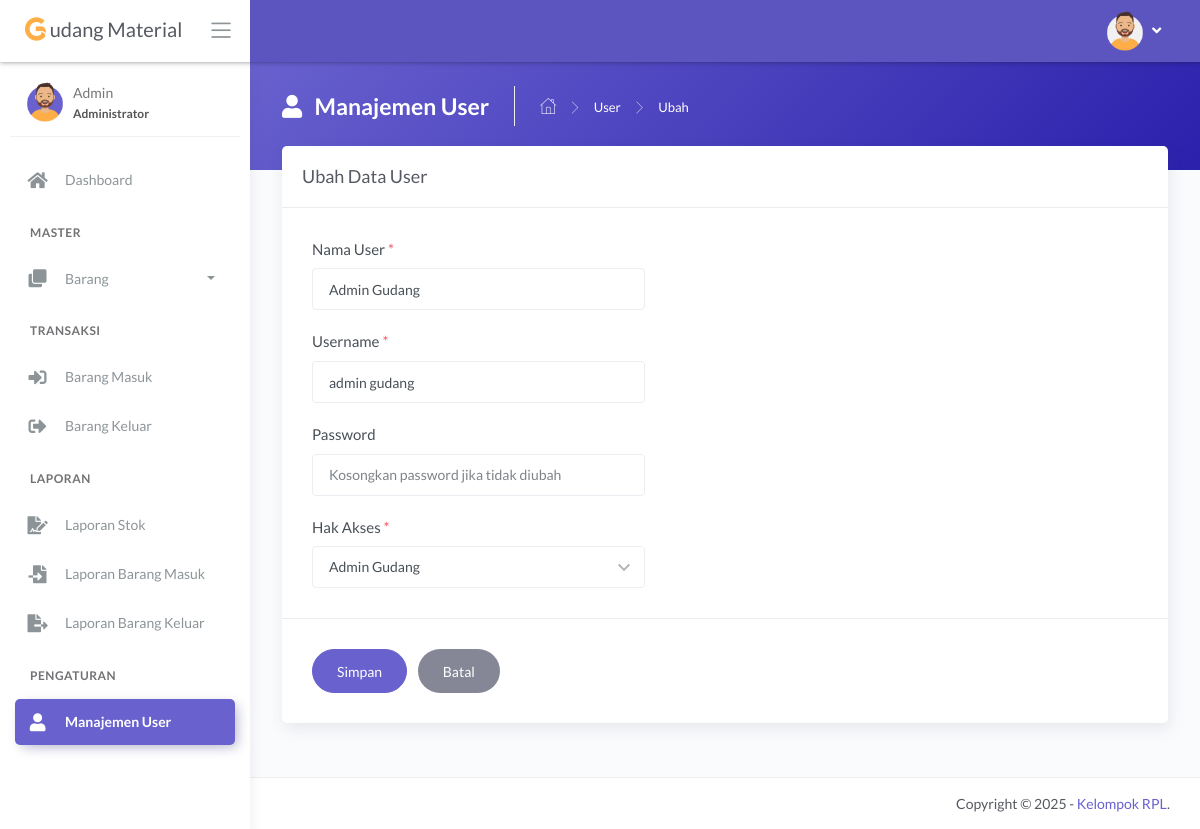
Before: /main.php?module=form_ubah_user&id=2 (signed in) with the older database file.
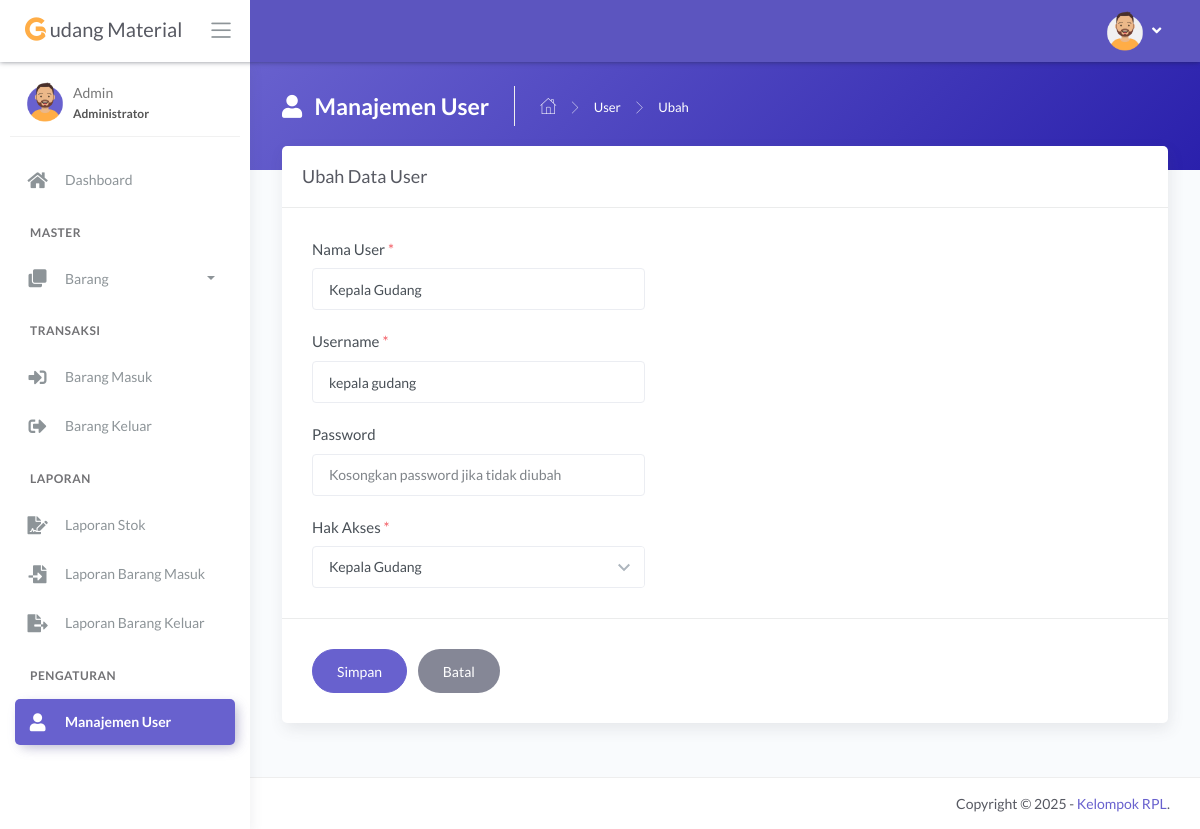
After: the same page with the newer database file.
### tables this page shows
CREATE TABLE `tbl_user` (
  `id_user` int(11) NOT NULL,
  `nama_user` varchar(30) NOT NULL,
  `username` varchar(30) NOT NULL,
  `password` varchar(255) NOT NULL,
  `hak_akses` enum('Administrator','Kepala Gudang') NOT NULL
);

### modules/user/form_ubah.php (the view, shortened to what this page needs)
<?php
if (basename($_SERVER['PHP_SELF']) === basename(__FILE__)) {
  header('location: /404.html');
}
else {
  if (isset($_GET['id'])) {
    $id_user = $_GET['id'];
    $query = mysqli_query($mysqli, "SELECT id_user, nama_user, username, hak_akses FROM tbl_user WHERE id_user='$id_user'")
      or die('Ada kesalahan pada query tampil data : ' . mysqli_error($mysqli));
    $data = mysqli_fetch_assoc($query);
  }
  ?>
  <div class="panel-header bg-secondary-gradient">
    <div class="page-inner py-4">
      <div class="page-header text-white">
        <h4 class="page-title text-white"><i class="fas fa-user mr-2"></i> Manajemen User</h4>
        <ul class="breadcrumbs">
          <li class="nav-home"><a href="?module=dashboard"><i class="flaticon-home text-white"></i></a></li>
          <li class="separator"><i class="flaticon-right-arrow"></i></li>
          <li class="nav-item"><a href="?module=user" class="text-white">User</a></li>
          <li class="separator"><i class="flaticon-right-arrow"></i></li>
          <li class="nav-item"><a>Ubah</a></li>
        </ul>
      </div>
    </div>
  </div>
  <div class="page-inner mt--5">
    <div class="card">
      <div class="card-header">
        <div class="card-title">Ubah Data User</div>
      </div>
      <form action="modules/user/proses_ubah.php" method="post" class="needs-validation" novalidate>
        <div class="card-body">
          <div class="form-group col-lg-5">
            <label>Nama User <span class="text-danger">*</span></label>
            <input type="text" name="nama_user" class="form-control" autocomplete="off"
              value="<?php echo $data['nama_user']; ?>" required>
          </div>
          <div class="form-group col-lg-5">
            <label>Username <span class="text-danger">*</span></label>
            <input type="text" name="username" class="form-control" autocomplete="off"
              value="<?php echo $data['username']; ?>" required>
          </div>
          <div class="form-group col-lg-5">
            <label>Password</label>
            <input type="password" name="password" class="form-control" placeholder="Kosongkan password jika tidak diubah"
              autocomplete="off">
          </div>
          <div class="form-group col-lg-5">
            <label>Hak Akses <span class="text-danger">*</span></label>
            <select name="hak_akses" class="form-control chosen-select" autocomplete="off" required>
              <option value="<?php echo $data['hak_akses']; ?>"><?php echo $data['hak_akses']; ?></option>
            </select>
          </div>
        </div>
        <div class="card-action">
          <input type="submit" name="simpan" value="Simpan" class="btn btn-secondary btn-round pl-4 pr-4 mr-2">
          <a href="?module=user" class="btn btn-default btn-round pl-4 pr-4">Batal</a>
        </div>
      </form>
    </div>
  </div>
<?php } ?>

### main.php (shortened to what this page needs)
<?php
if (empty($_SESSION['username']) && empty($_SESSION['password'])) {
  header('location: /login.php?pesan=2');
}
else { ?>
  <!DOCTYPE html>
  <html lang="en">
  <head>
    <link rel="stylesheet" href="assets/js/plugin/datepicker/css/bootstrap-datepicker.css">
    <link rel="stylesheet" href="assets/js/plugin/chosen/css/chosen.css">
    <link rel="stylesheet" href="assets/css/bootstrap.min.css">
    <link rel="stylesheet" href="assets/css/atlantis.min.css">
  </head>
  <body>
    <div class="wrapper">
      <div class="main-header">
        <div class="logo-header" data-background-color="white">
          <a href="?module=dashboard" class="logo">
            <div class="navbar-brand">
              <span><i class="fab fa-gofore fa-lg text-warning"></i></span>
              <span class="text-black">udang Material</span>
            </div>
          </a>
          <div class="nav-toggle">
            <button class="btn btn-toggle toggle-sidebar">
              <i class="icon-menu"></i>
            </button>
          </div>
        </div>
        <nav class="navbar navbar-header navbar-expand-lg" data-background-color="purple2">
          <div class="container-fluid">
            <ul class="navbar-nav topbar-nav ml-md-auto align-items-center">
              <li class="nav-item dropdown hidden-caret">
                <a class="dropdown-toggle profile-pic" data-toggle="dropdown" href="javascript:void(0)"
                  aria-expanded="false">
                  <div class="avatar-sm-top mt-1">
                    <img src="assets/img/avatar-1.png" alt="image profile" class="avatar-img rounded-circle">
                    <i class="fas fa-angle-down avatar-title"></i>
                  </div>
                </a>
              </li>
            </ul>
          </div>
        </nav>
      </div>
      <div class="sidebar sidebar-style-2">
        <div class="sidebar-wrapper scrollbar scrollbar-inner">
          <div class="sidebar-content">
            <div class="user">
              <div class="avatar-sm float-left mr-2">
                <img src="assets/img/avatar-2.png" alt="image profile" class="avatar-img rounded-circle">
              </div>
              <div class="info">
                <a>
                  <span>
                    <?php echo $_SESSION['nama_user']; ?>
                    <span class="user-level"><?php echo $_SESSION['hak_akses']; ?></span>
                  </span>
                </a>
              </div>
            </div>
            <ul class="nav nav-secondary">
              <?php include "sidebar_menu.php"; ?>
            </ul>
          </div>
        </div>
      </div>
      <div class="main-panel">
        <div class="content">
          <?php include "content.php"; ?>
        </div>
        <footer class="footer">
          <div class="container-fluid">
            <div class="copyright ml-auto">
              Copyright &copy; 2025 - <a href="#" class="text-secondary">Kelompok RPL</a>.
            </div>
          </div>
        </footer>
      </div>
    </div>
  </body>
  </html>
<?php } ?>

### sidebar_menu.php (shortened to what this page needs)
<?php
if (basename($_SERVER['PHP_SELF']) === basename(__FILE__)) {
  header('location: /404.html');
}
else {
  if ($_SESSION['hak_akses'] == 'Administrator') {
    if ($_GET['module'] == 'dashboard') { ?>
      <li class="nav-item active">
        <a href="?module=dashboard">
          <i class="fas fa-home"></i>
          <p>Dashboard</p>
        </a>
      </li>
      <?php
    }
    else { ?>
      <li class="nav-item">
        <a href="?module=dashboard">
          <i class="fas fa-home"></i>
          <p>Dashboard</p>
        </a>
      </li>
      <?php
    }
    if ($_GET['module'] == 'barang' || $_GET['module'] == 'tampil_detail_barang' || $_GET['module'] == 'form_entri_barang' || $_GET['module'] == 'form_ubah_barang') { ?>
      <li class="nav-section">
        <span class="sidebar-mini-icon">
          <i class="fa fa-ellipsis-h"></i>
        </span>
        <h4 class="text-section">Master</h4>
      </li>
      <li class="nav-item active submenu">
        <a data-toggle="collapse" href="#barang">
          <i class="fas fa-clone"></i>
          <p>Barang</p>
          <span class="caret"></span>
        </a>
        <div class="collapse show" id="barang">
          <ul class="nav nav-collapse">
            <li class="active">
              <a href="?module=barang">
                <span class="sub-item">Data Barang</span>
              </a>
            </li>
            <li>
              <a href="?module=jenis">
                <span class="sub-item">Jenis Barang</span>
              </a>
            </li>
            <li>
              <a href="?module=satuan">
                <span class="sub-item">Satuan</span>
              </a>
            </li>
          </ul>
        </div>
      </li>
      <?php
    }
    else { ?>
      <li class="nav-section">
        <h4 class="text-section">Master</h4>
      </li>
      <li class="nav-item">
        <a data-toggle="collapse" href="#barang">
          <i class="fas fa-clone"></i>
          <p>Barang</p>
          <span class="caret"></span>
        </a>
      </li>
      <?php
    }
    if ($_GET['module'] == 'barang_masuk' || $_GET['module'] == 'form_entri_barang_masuk') { ?>
      <li class="nav-section">
        <span class="sidebar-mini-icon">
          <i class="fa fa-ellipsis-h"></i>
        </span>
        <h4 class="text-section">Transaksi</h4>
      </li>
      <li class="nav-item active">
        <a href="?module=barang_masuk">
          <i class="fas fa-sign-in-alt"></i>
          <p>Barang Masuk</p>
        </a>
      </li>
      <?php
    }
    else { ?>
      <li class="nav-section">
        <h4 class="text-section">Transaksi</h4>
      </li>
      <li class="nav-item">
        <a href="?module=barang_masuk">
          <i class="fas fa-sign-in-alt"></i>
          <p>Barang Masuk</p>
        </a>
      </li>
      <?php
    }
    if ($_GET['module'] == 'barang_keluar' || $_GET['module'] == 'form_entri_barang_keluar') { ?>
      <li class="nav-item active">
        <a href="?module=barang_keluar">
          <i class="fas fa-sign-out-alt"></i>
          <p>Barang Keluar</p>
        </a>
      </li>
      <?php
    }
    else { ?>
      <li class="nav-item">
        <a href="?module=barang_keluar">
          <i class="fas fa-sign-out-alt"></i>
          <p>Barang Keluar</p>
        </a>
      </li>
      <?php
    }
    if ($_GET['module'] == 'laporan_stok') { ?>
      <li class="nav-section">
        <span class="sidebar-mini-icon">
          <i class="fa fa-ellipsis-h"></i>
        </span>
        <h4 class="text-section">Laporan</h4>
      </li>
      <li class="nav-item active">
        <a href="?module=laporan_stok">
          <i class="fas fa-file-signature"></i>
          <p>Laporan Stok</p>
        </a>
      </li>
      <?php
    }
    else { ?>
      <li class="nav-section">
        <h4 class="text-section">Laporan</h4>
      </li>
      <li class="nav-item">
        <a href="?module=laporan_stok">
          <i class="fas fa-file-signature"></i>
          <p>Laporan Stok</p>
        </a>
      </li>
      <?php
    }
    if ($_GET['module'] == 'laporan_barang_masuk') { ?>
      <li class="nav-item active">
        <a href="?module=laporan_barang_masuk">
          <i class="fas fa-file-import"></i>
          <p>Laporan Barang Masuk</p>
        </a>
      </li>
      <?php
    }
    else { ?>
      <li class="nav-item">
        <a href="?module=laporan_barang_masuk">
          <i class="fas fa-file-import"></i>
          <p>Laporan Barang Masuk</p>
        </a>
      </li>
      <?php
    }
    if ($_GET['module'] == 'laporan_barang_keluar') { ?>
      <li class="nav-item active">
        <a href="?module=laporan_barang_keluar">
          <i class="fas fa-file-export"></i>
          <p>Laporan Barang Keluar</p>
        </a>
      </li>
      <?php
    }
    else { ?>
      <li class="nav-item">
        <a href="?module=laporan_barang_keluar">
          <i class="fas fa-file-export"></i>
          <p>Laporan Barang Keluar</p>
        </a>
      </li>
      <?php
    }
    if ($_GET['module'] == 'user' || $_GET['module'] == 'form_entri_user' || $_GET['module'] == 'form_ubah_user') { ?>
      <li class="nav-section">
        <h4 class="text-section">Pengaturan</h4>
      </li>
      <li class="nav-item active">
        <a href="?module=user">
          <i class="fas fa-user"></i>
          <p>Manajemen User</p>
        </a>
      </li>
      <?php
    }
  }
}
?>

### content.php
<?php
if (basename($_SERVER['PHP_SELF']) === basename(__FILE__)) {
  header('location: /404.html');
}
else {
  require_once "config/database.php";
  if ($_GET['module'] == 'dashboard') {
    include "modules/dashboard/tampil_data.php";
  }
  elseif ($_GET['module'] == 'barang' && $_SESSION['hak_akses'] != 'Kepala Gudang') {
    include "modules/barang/tampil_data.php";
  }
  elseif ($_GET['module'] == 'form_entri_barang' && $_SESSION['hak_akses'] != 'Kepala Gudang') {
    include "modules/barang/form_entri.php";
  }
  elseif ($_GET['module'] == 'form_ubah_barang' && $_SESSION['hak_akses'] != 'Kepala Gudang') {
    include "modules/barang/form_ubah.php";
  }
  elseif ($_GET['module'] == 'tampil_detail_barang' && $_SESSION['hak_akses'] != 'Kepala Gudang') {
    include "modules/barang/tampil_detail.php";
  }
  elseif ($_GET['module'] == 'jenis' && $_SESSION['hak_akses'] != 'Kepala Gudang') {
    include "modules/jenis/tampil_data.php";
  }
  elseif ($_GET['module'] == 'form_entri_jenis' && $_SESSION['hak_akses'] != 'Kepala Gudang') {
    include "modules/jenis/form_entri.php";
  }
  elseif ($_GET['module'] == 'form_ubah_jenis' && $_SESSION['hak_akses'] != 'Kepala Gudang') {
    include "modules/jenis/form_ubah.php";
  }
  elseif ($_GET['module'] == 'satuan' && $_SESSION['hak_akses'] != 'Kepala Gudang') {
    include "modules/satuan/tampil_data.php";
  }
  elseif ($_GET['module'] == 'form_entri_satuan' && $_SESSION['hak_akses'] != 'Kepala Gudang') {
    include "modules/satuan/form_entri.php";
  }
  elseif ($_GET['module'] == 'form_ubah_satuan' && $_SESSION['hak_akses'] != 'Kepala Gudang') {
    include "modules/satuan/form_ubah.php";
  }
  elseif ($_GET['module'] == 'barang_masuk' && $_SESSION['hak_akses'] != 'Kepala Gudang') {
    include "modules/barang-masuk/tampil_data.php";
  }
  elseif ($_GET['module'] == 'form_entri_barang_masuk' && $_SESSION['hak_akses'] != 'Kepala Gudang') {
    include "modules/barang-masuk/form_entri.php";
  }
  elseif ($_GET['module'] == 'barang_keluar' && $_SESSION['hak_akses'] != 'Kepala Gudang') {
    include "modules/barang-keluar/tampil_data.php";
  }
  elseif ($_GET['module'] == 'form_entri_barang_keluar' && $_SESSION['hak_akses'] != 'Kepala Gudang') {
    include "modules/barang-keluar/form_entri.php";
  }
  elseif ($_GET['module'] == 'laporan_stok') {
    include "modules/laporan-stok/tampil_data.php";
  }
  elseif ($_GET['module'] == 'laporan_barang_masuk') {
    include "modules/laporan-barang-masuk/tampil_data.php";
  }
  elseif ($_GET['module'] == 'laporan_barang_keluar') {
    include "modules/laporan-barang-keluar/tampil_data.php";
  }
  elseif ($_GET['module'] == 'user' && $_SESSION['hak_akses'] == 'Administrator') {
    include "modules/user/tampil_data.php";
  }
  elseif ($_GET['module'] == 'form_entri_user' && $_SESSION['hak_akses'] == 'Administrator') {
    include "modules/user/form_entri.php";
  }
  elseif ($_GET['module'] == 'form_ubah_user' && $_SESSION['hak_akses'] == 'Administrator') {
    include "modules/user/form_ubah.php";
  }
  elseif ($_GET['module'] == 'form_ubah_password') {
    include "modules/password/form_ubah.php";
  }
}

Changed rows visible on the page:
changed tbl_user: nama_user "Admin Gudang" → "Kepala Gudang"; username "admin gudang" → "kepala gudang"; hak_akses "Admin Gudang" → "Kepala Gudang"
